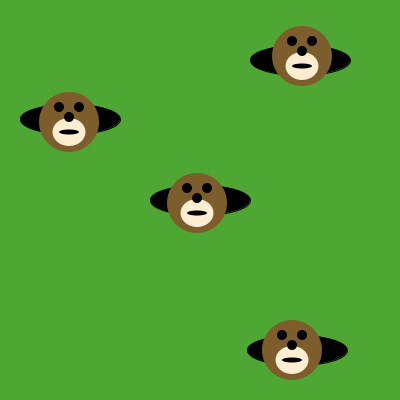
Frame 1 (no input)
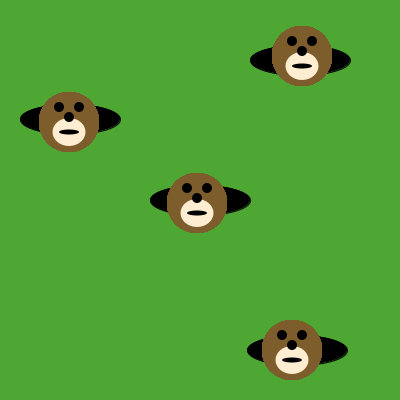
Frame 60 (the mouse pressed at the canvas centre just before this capture)
Frame 120 (the mouse held since frame 60 and released just before this capture): identical to frame 60, image omitted

The Processing sketch that drew these frames (run headless with seeded random() and noise(); from frame 60 on, the mouse is pressed at the canvas centre):

// Processing sketch: MolesInHoles_180705a
// ── MolesInHoles_180705a.pde
void draw() {

println(mouseY);
drawMole(69,122);
drawMole(197,203);
drawMole(302,56);
drawMole(292,350);


}

void drawMole(int moleX, int moleY) {
     noStroke();
     fill(125, 93, 43);
     ellipse(moleX, moleY, 60, 60); // face
     fill(255, 237, 209);
     ellipse(moleX, moleY+10, 33, 28); 
     fill(0, 0, 0);
     ellipse(moleX-10, moleY-15, 10, 10); // eyes
     ellipse(moleX+10, moleY-15, 10, 10);
     ellipse(moleX, moleY-5, 10, 10); // nose
     ellipse(moleX, moleY+10, 20, 5); // mouth
}

void setup() {
     size(400, 400);
     background(78, 166, 51); // green grass
     fill(0, 0, 0);
     ellipse(200, 200, 100, 30); // holes!
     ellipse(70, 119, 100, 30);
     ellipse(300, 60, 100, 30);
     ellipse(297, 350, 100, 30);
}
